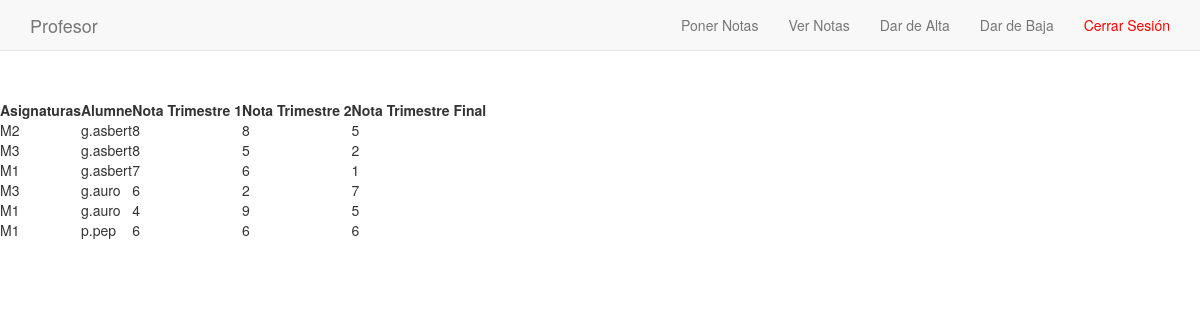
Page /profe_vis_alu.php (signed in) on the committed database.
### tables this page shows
CREATE TABLE `notas` (
  `id_asignaturas` int(11) NOT NULL,
  `alu_login` varchar(20) NOT NULL,
  `nota_1` varchar(20) NOT NULL,
  `nota_2` varchar(20) NOT NULL,
  `nota_Final` varchar(20) NOT NULL
);

### profe_vis_alu.php (the view, shortened to what this page needs)
<!DOCTYPE html>
<?php
if(!isset($_SESSION['profesor']))
    {
    header("location:login_error.html");
    }
    else{
?>
<html lang="en">
  <head>
      <link rel="stylesheet" href="https://maxcdn.bootstrapcdn.com/bootstrap/3.3.7/css/bootstrap.min.css">
      <link rel="stylesheet" type="text/css" href="all.css">
    </head>
    <body>
    <nav class="navbar navbar-default navbar-fixed-top">
      <div class="container">
        <div class="navbar-header">
          <a class="navbar-brand" href="profe_home.php">Profesor</a>
        </div>
        <div class="collapse navbar-collapse" id="myNavbar">
          <ul class="nav navbar-nav navbar-right">
            <li><a href="profe_notas.php">Poner Notas</a></li>
            <li><a href="profe_vis_alu.php">Ver Notas</a></li>
            <li><a href="profe_altas.php">Dar de Alta</a></li>
            <li><a href="profe_bajas.php">Dar de Baja</a></li>
            <li><a href="logout.php" style="color: red">Cerrar Sesión</a></li>
          </ul>
        </div>
      </div>
    </nav>
    <br>
    <br>
    <br>
    <br>
    <br>
    <?php
  $conexion=new mysqli('localhost','root','','asix2m') or die ("sin conexion db");
	$tabla_not=$conexion->query("SELECT * FROM notas order by alu_login asc ");
  echo "<table>
  <tr>
    <th>Asignaturas</th>
    <th>Alumne</th>
    <th>Nota Trimestre 1</th>
    <th>Nota Trimestre 2</th>
	<th>Nota Trimestre Final</th>
  </tr>";
  while($fila_not=$tabla_not->fetch_object())
      {
	echo '<td>M' .$fila_not->id_asignaturas. '</td>';
    echo '<td>' .$fila_not->alu_login. '</td>';
    echo '<td>' .$fila_not->nota_1. '</td>';
    echo '<td>' .$fila_not->nota_2. '</td>';
    echo '<td>' .$fila_not->nota_Final. '</td></tr>';
  }
    echo "</table>";
    ?>
    </body>
</html>
<?php }?>

### rows in the picture
notas: id_asignaturas "2", alu_login "g.asbert", nota_1 "8", nota_2 "8", nota_Final "5"
notas: id_asignaturas "3", alu_login "g.asbert", nota_1 "8", nota_2 "5", nota_Final "2"
notas: id_asignaturas "1", alu_login "g.asbert", nota_1 "7", nota_2 "6", nota_Final "1"
notas: id_asignaturas "3", alu_login "g.auro", nota_1 "6", nota_2 "2", nota_Final "7"
notas: id_asignaturas "1", alu_login "g.auro", nota_1 "4", nota_2 "9", nota_Final "5"
notas: id_asignaturas "1", alu_login "p.pep", nota_1 "6", nota_2 "6", nota_Final "6"
